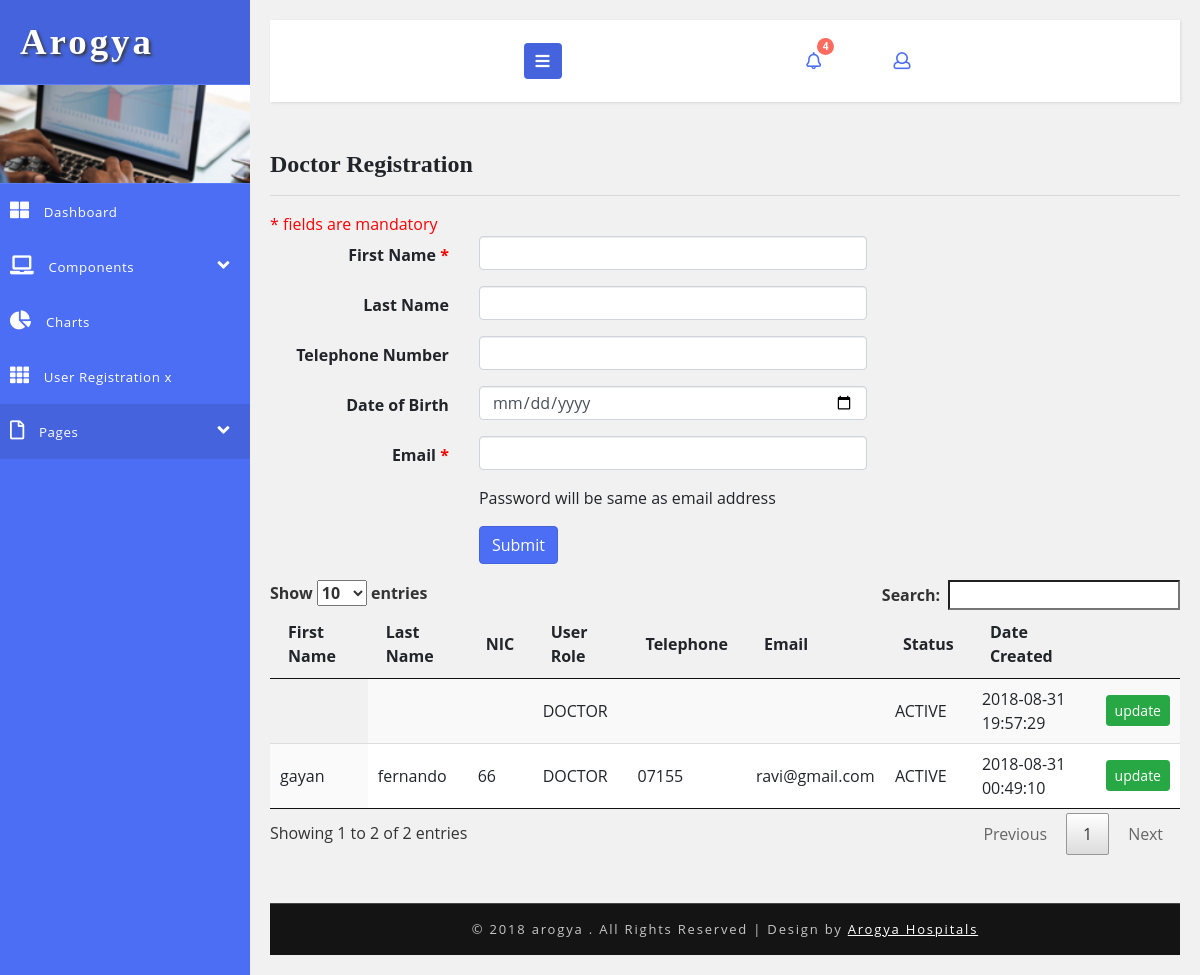
Page /admin/patient-registration.php on the earlier database version.
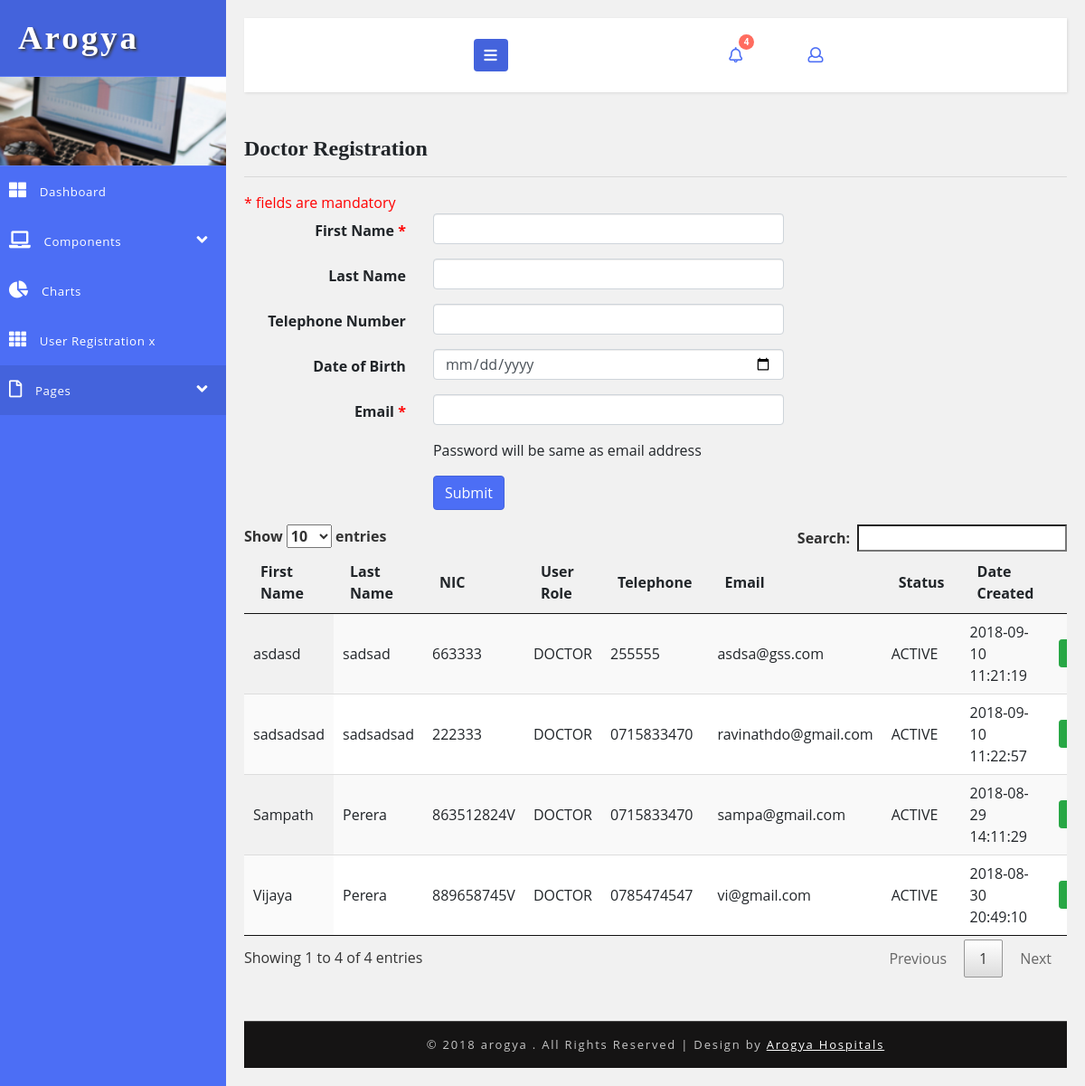
Same page on the later database version.
### tables this page shows
CREATE TABLE `hms_doctor` (
  `id` int(5) NOT NULL AUTO_INCREMENT,
  `first_name` varchar(100) DEFAULT NULL,
  `last_name` varchar(100) DEFAULT NULL,
  `nic` varchar(12) DEFAULT NULL,
  `pword` text DEFAULT NULL,
  `email` varchar(50) DEFAULT NULL,
  `telephone` varchar(20) DEFAULT NULL,
  `degree` varchar(200) DEFAULT NULL,
  `specialist_id` int(5) DEFAULT NULL,
  `doc_fee` int(5) DEFAULT NULL,
  `slmc_no` varchar(20) DEFAULT NULL,
  `status_code` varchar(20) DEFAULT 'ACTIVE',
  `category` varchar(20) DEFAULT 'OPD',
  `created_date` timestamp NOT NULL DEFAULT current_timestamp(),
  `created_user` int(5) DEFAULT NULL,
  `user_role` varchar(20) DEFAULT 'DOCTOR',
  PRIMARY KEY (`id`),
  UNIQUE KEY `NewIndex1` (`nic`)
);

### DB.php (called while the page is built, shortened)
<?php
function getDBConnection() {
    $servername = "localhost";
    $username = "root";
    $password = "123";
    $db = "hmsdb";
    $conn = mysqli_connect($servername, $username, $password, $db);
    if (!$conn) {
        die("Connection failed: " . mysqli_connect_error());
    } else {
        return $conn;
    }
}
function getData($sql) {
    $conn = getDBConnection();
    $result = mysqli_query($conn, $sql);
    if (mysqli_num_rows($result) > 0) {
        return $result;
    } else {
        return FALSE;
    }
}
?>

### admin/patient-registration.php (the view, shortened to what the changed rows need)
<?php
include '../DB.php';
?>
<!DOCTYPE html>
<html lang="en">
    <head>
        <link rel="stylesheet" href="https://maxcdn.bootstrapcdn.com/bootstrap/3.3.7/css/bootstrap.min.css">
        <link rel="stylesheet" href="https://maxcdn.bootstrapcdn.com/font-awesome/4.7.0/css/font-awesome.min.css">
        <link href="../css/bootstrap.css" rel="stylesheet" type="text/css" media="all" />
        <link href="../css/style.css" rel="stylesheet" type="text/css" media="all" />
        <link rel="stylesheet" href="../css/style4.css">
        <link href="../css/fontawesome-all.css" rel="stylesheet">
    </head>
    <body>
        <div class="wrapper">
            <nav id="sidebar">
                <div class="sidebar-header">
                    <h1>
                        <a href="#">Arogya</a>
                    </h1>
                </div>
            </nav>
            <div id="content">
                <?php include_once '../_top_bar.php'; ?>
                <div class="blank-page-content">
                    <h4>  Doctor Registration </h4>
                    <hr>
                    <div class="row">
                        <div class="col-md-8">
                        </div>
                        <div class="col-md-4"></div>
                    </div>
                    <table id="example" class="display table-responsive" cellspacing="0" width="100%">
                        <thead>
                            <tr>
                                <th>First Name</th>
                                <th>Last Name</th>
                                <th>NIC</th>
                                <th>User Role</th>
                                <th>Telephone</th>
                                <th>Email</th>
                                <th>Status</th>
                                <th>Date Created</th>
                                <th></th>
                            </tr>
                        </thead>
                        <tbody>
                            <?php
                            $sql = " SELECT * FROM hms_doctor ";
                            $resultx = getData($sql);
                            if ($resultx != FALSE) {
                                while ($row = mysqli_fetch_assoc($resultx)) {
                                    ?>
                                    <tr>
                                        <td><?= $row['first_name'] ?></td>
                                        <td><?= $row['last_name'] ?></td>
                                        <td><?= $row['nic'] ?></td>
                                        <td><?= $row['user_role'] ?></td>
                                        <td><?= $row['telephone'] ?></td>
                                        <td><?= $row['email'] ?></td>
                                        <td><?= $row['status_code'] ?></td>
                                        <td><?= $row['created_date'] ?></td>
                                        <td><a class="btn btn-success btn-sm" href="<?php $_SERVER['SERVER_NAME'] ?>/<?= $_SESSION['sitename'] ?>/admin/doctor-registration-update.php?id=<?= $row['id'] ?>">update</a></td>
                                    </tr>
                                    <?php
                                }
                            }
                            ?>
                        </tbody>
                    </table>
                </div>
                <?php include '../_footer.php'; ?>
            </div>
        </div>
        <link href="../css/jquery.dataTables.min.css" rel="stylesheet" type="text/css"/>
    </body>
</html>

Differences in the rows shown:
removed hms_doctor: first_name "gayan", last_name "fernando", nic "66", user_role "DOCTOR", telephone "07155", email "ravi@gmail.com", status_code "ACTIVE", created_date "2018-08-31 00:49:10"
removed hms_doctor: user_role "DOCTOR", status_code "ACTIVE", created_date "2018-08-31 19:57:29"
added hms_doctor: first_name "Sampath", last_name "Perera", nic "863512824V", user_role "DOCTOR", telephone "0715833470", email "sampa@gmail.com", status_code "ACTIVE", created_date "2018-08-29 14:11:29"
added hms_doctor: first_name "Vijaya", last_name "Perera", nic "889658745V", user_role "DOCTOR", telephone "0785474547", email "vi@gmail.com", status_code "ACTIVE", created_date "2018-08-30 20:49:10"
added hms_doctor: first_name "asdasd", last_name "sadsad", nic "663333", user_role "DOCTOR", telephone "255555", email "asdsa@gss.com", status_code "ACTIVE", created_date "2018-09-10 11:21:19"
added hms_doctor: first_name "sadsadsad", last_name "sadsadsad", nic "222333", user_role "DOCTOR", telephone "0715833470", email "ravinathdo@gmail.com", status_code "ACTIVE", created_date "2018-09-10 11:22:57"
Other differences:
text written by a page script: "Show entries Search: Showing 1 to 2 of 2 entries Previous 1 Next" → "Show entries Search: Showing 1 to 4 of 4 entries Previous 1 Next"
